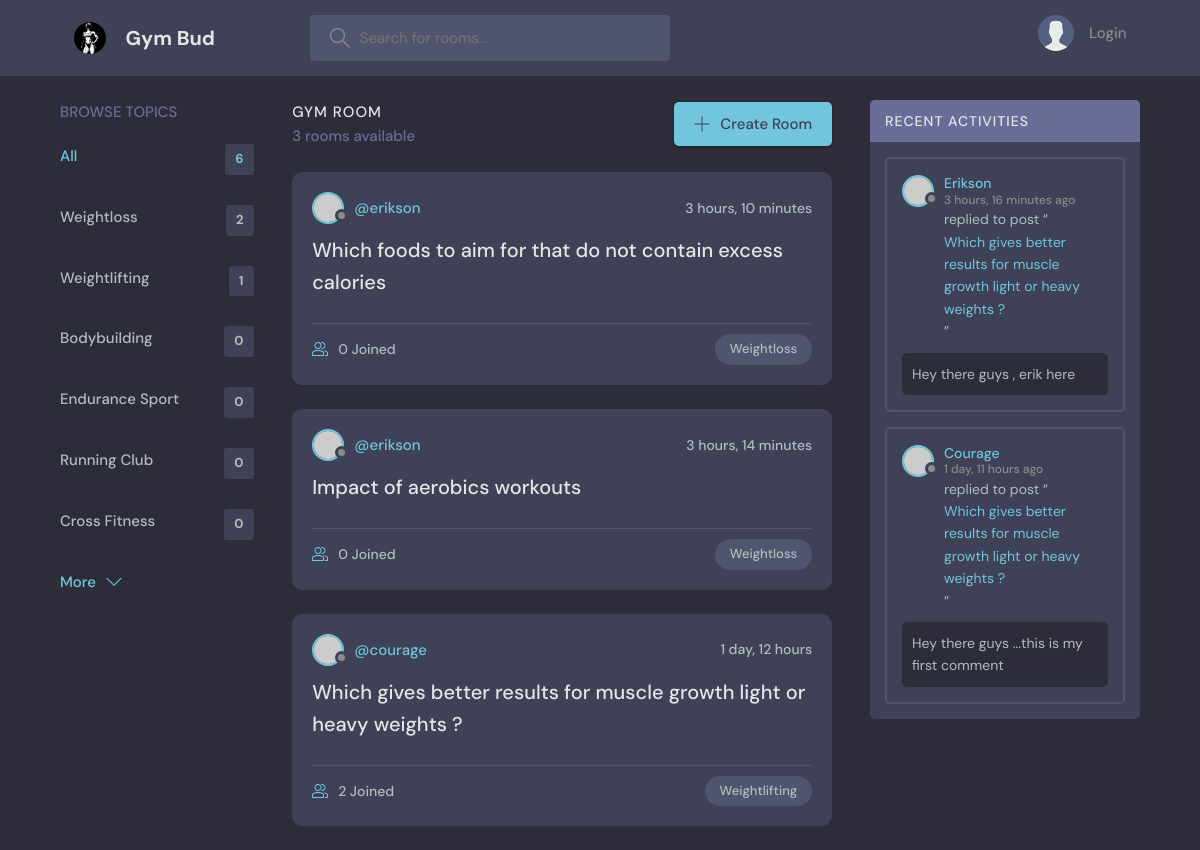
The app's page /, older data.
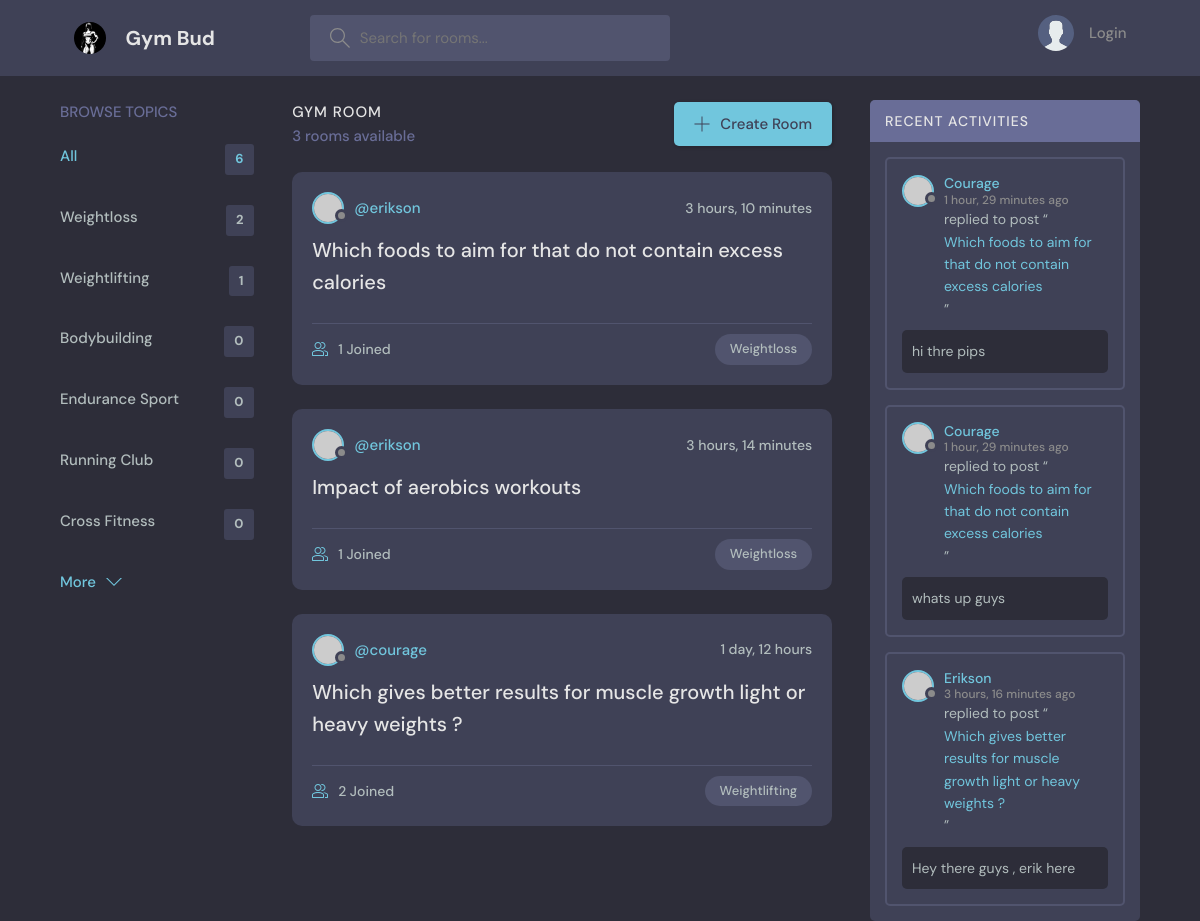
The same page, newer data.
### gym_bud_app/models.py (models this page shows, shortened)
class Topic(models.Model):
    name = models.CharField(max_length=200)

class Room(models.Model):
    host = models.ForeignKey(User, models.SET_NULL, null=True)
    topic = models.ForeignKey(Topic, models.SET_NULL, null=True)
    name = models.CharField(max_length=200)
    description = models.TextField(null=True, blank=True)
    participants = models.ManyToManyField(User, related_name='participants', blank=True)
    updated = models.DateTimeField(auto_now=True)
    created = models.DateTimeField(auto_now_add=True)
    class Meta:
        ordering = ['-updated','-created']
    def __str__(self):
        return self.name

class Message(models.Model):
    user = models.ForeignKey(User, on_delete=models.CASCADE)
    room = models.ForeignKey(Room, on_delete=models.CASCADE)
    body = models.TextField()
    update = models.DateTimeField(auto_now=True)
    created = models.DateTimeField(auto_now_add=True)
    class Meta:
        ordering = ['-created']

### gym_bud_app/views.py (the view)
# urls.py: 2. Add a URL to urlpatterns:  path('', views.home, name='home')
def home(request):
    q = request.GET.get('q') if request.GET.get('q') != None else ""
    rooms = Room.objects.filter(Q(topic__name__icontains=q) | Q(name__icontains=q) | Q(description__icontains=q))
    topics = Topic.objects.all()
    room_messages = Message.objects.filter(Q(room__topic__name__icontains=q))
    room_count = rooms.count()
    context = {'rooms': rooms}
    return render(request,'base/home.html', {'rooms': rooms, 'topics': topics,'room_count': room_count, 'room_messages': room_messages})

### gym_bud_app/templates/base/home.html (shortened to what this page needs)
{% extends 'main.html' %} {% block content %}
<main class="layout layout--3">
  <div class="container">
    {% include 'base/topics_component.html' %}
    <div class="roomList">
      <div class="roomList__header">
        <div>
          <h2>Gym Room</h2>
          <p>{{rooms.count}} rooms available</p>
        </div>
        <a class="btn btn--main" href="{% url 'create-room' %}">
          <svg
            version="1.1"
            xmlns="http://www.w3.org/2000/svg"
            width="32"
            height="32"
            viewBox="0 0 32 32"
          >
            <title>add</title>
            <path
              d="M16.943 0.943h-1.885v14.115h-14.115v1.885h14.115v14.115h1.885v-14.115h14.115v-1.885h-14.115v-14.115z"
            ></path>
          </svg>
          Create Room
        </a>
      </div>
      {% include 'base/feed_component.html' %}
    </div>
    {% include 'base/activity_component.html' %}
  </div>
</main>
{% endblock %}

### gym_bud_app/templates/base/topics_component.html
<div class="topics">
  <div class="topics__header">
    <h2>Browse Topics</h2>
  </div>
  <ul class="topics__list">
    <li>
      <a href="{% url 'home' %}" class="active"
        >All <span>{{topics.count}}</span></a
      >
    </li>
    {% for topic in topics %}
    <li>
      <a href="{% url 'home' %}?q={{topic.name}}"
        >{{topic.name}}<span>{{topic.room_set.all.count}}</span></a
      >
    </li>
    {% endfor %}
  </ul>
  <a class="btn btn--link" href="topics.html">
    More
    <svg
      version="1.1"
      xmlns="http://www.w3.org/2000/svg"
      width="32"
      height="32"
      viewBox="0 0 32 32"
    >
      <title>chevron-down</title>
      <path d="M16 21l-13-13h-3l16 16 16-16h-3l-13 13z"></path>
    </svg>
  </a>
</div>

### gym_bud_app/templates/base/feed_component.html (shortened to what this page needs)
{% for room in rooms %}
<div class="roomListRoom">
  <div class="roomListRoom__header">
    <a
      href="{% url 'user-profile' room.host.id %}"
      class="roomListRoom__author"
    >
      <div class="avatar avatar--small">
        <img src="https://randomuser.me/api/portraits/women/11.jpg" />
      </div>
      <span>@{{room.host.username}}</span>
    </a>
    <div class="roomListRoom__actions">
      <span>{{room.created|timesince}}</span>
    </div>
  </div>
  <div class="roomListRoom__content">
    <a href="{% url 'room' room.id %}">{{room.name}}</a>
  </div>
  <div class="roomListRoom__meta">
    <a href="{% url 'room' room.id %}" class="roomListRoom__joined">
      {{room.participants.all.count}} Joined
    </a>
    <p class="roomListRoom__topic">{{room.topic.name}}</p>
  </div>
</div>
{% endfor %}

### gym_bud_app/templates/base/activity_component.html (shortened to what this page needs)
<div class="activities">
  <div class="activities__header">
    <h2>Recent Activities</h2>
  </div>
  {% for message in room_messages %}
  <div class="activities__box">
    <div class="activities__boxHeader roomListRoom__header">
      <a
        href="{% url 'user-profile' message.user.id %}"
        class="roomListRoom__author"
      >
        <div class="avatar avatar--small">
          <img src="https://randomuser.me/api/portraits/women/11.jpg" />
        </div>
        <p>
          {{message.user|capfirst}}
          <span>{{message.created|timesince}} ago</span>
        </p>
      </a>
    </div>
    <div class="activities__boxContent">
      <p>
        replied to post “<a href="{% url 'room' message.room.id %}"
          >{{message.room}}</a
        >”
      </p>
      <div class="activities__boxRoomContent">{{message.body}}</div>
    </div>
  </div>
  {% endfor %}
</div>

Row changes from the older to the newer data that the page shows:
removed Message: user "Courage", created "1 day, 11 hours", room "Which gives better results for muscle growth light or heavy weights ?", body "Hey there guys ...this is my first comment"
computed for Room "Which foods to aim for that do not contain excess calories": participants.all.count "0" → "1"
computed for Room "Impact of aerobics workouts": participants.all.count "0" → "1"
added Message: user "Courage", created "1 hour, 29 minutes", room "Which foods to aim for that do not contain excess calories", body "hi thre pips"
added Message: user "Courage", created "1 hour, 29 minutes", room "Which foods to aim for that do not contain excess calories", body "whats up guys"
